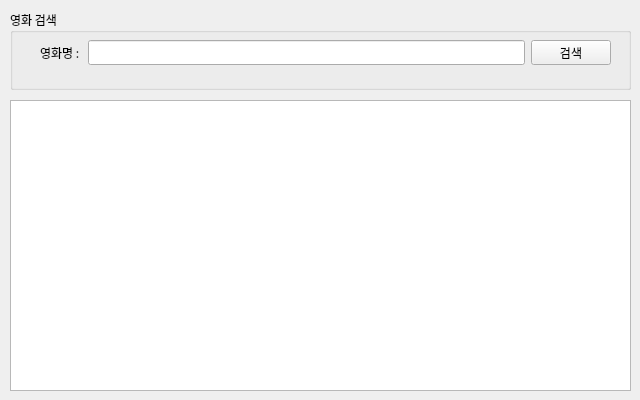
<?xml version="1.0" encoding="UTF-8"?>
<ui version="4.0">
 <class>FrmMain</class>
 <widget class="QWidget" name="FrmMain">
  <property name="geometry">
   <rect>
    <x>0</x>
    <y>0</y>
    <width>640</width>
    <height>400</height>
   </rect>
  </property>
  <property name="sizePolicy">
   <sizepolicy hsizetype="Fixed" vsizetype="Fixed">
    <horstretch>0</horstretch>
    <verstretch>0</verstretch>
   </sizepolicy>
  </property>
  <property name="minimumSize">
   <size>
    <width>640</width>
    <height>400</height>
   </size>
  </property>
  <property name="maximumSize">
   <size>
    <width>680</width>
    <height>400</height>
   </size>
  </property>
  <property name="font">
   <font>
    <family>나눔고딕</family>
   </font>
  </property>
  <property name="windowTitle">
   <string>네이버API 영화검색앱</string>
  </property>
  <widget class="QWidget" name="verticalLayoutWidget">
   <property name="geometry">
    <rect>
     <x>10</x>
     <y>10</y>
     <width>621</width>
     <height>80</height>
    </rect>
   </property>
   <layout class="QVBoxLayout" name="searchLayout">
    <item>
     <widget class="QGroupBox" name="groupBox">
      <property name="title">
       <string>영화 검색</string>
      </property>
      <widget class="QWidget" name="layoutWidget">
       <property name="geometry">
        <rect>
         <x>30</x>
         <y>30</y>
         <width>571</width>
         <height>25</height>
        </rect>
       </property>
       <layout class="QHBoxLayout" name="horizontalLayout">
        <item>
         <widget class="QLabel" name="label">
          <property name="text">
           <string>영화명 : </string>
          </property>
         </widget>
        </item>
        <item>
         <widget class="QLineEdit" name="txtSearch"/>
        </item>
        <item>
         <widget class="QPushButton" name="btnSearch">
          <property name="text">
           <string>검색</string>
          </property>
         </widget>
        </item>
       </layout>
      </widget>
     </widget>
    </item>
   </layout>
  </widget>
  <widget class="QWidget" name="verticalLayoutWidget_2">
   <property name="geometry">
    <rect>
     <x>10</x>
     <y>100</y>
     <width>621</width>
     <height>291</height>
    </rect>
   </property>
   <layout class="QVBoxLayout" name="resultLayout">
    <property name="spacing">
     <number>6</number>
    </property>
    <item>
     <widget class="QTableWidget" name="tblResult"/>
    </item>
   </layout>
  </widget>
 </widget>
 <resources/>
 <connections/>
</ui>
